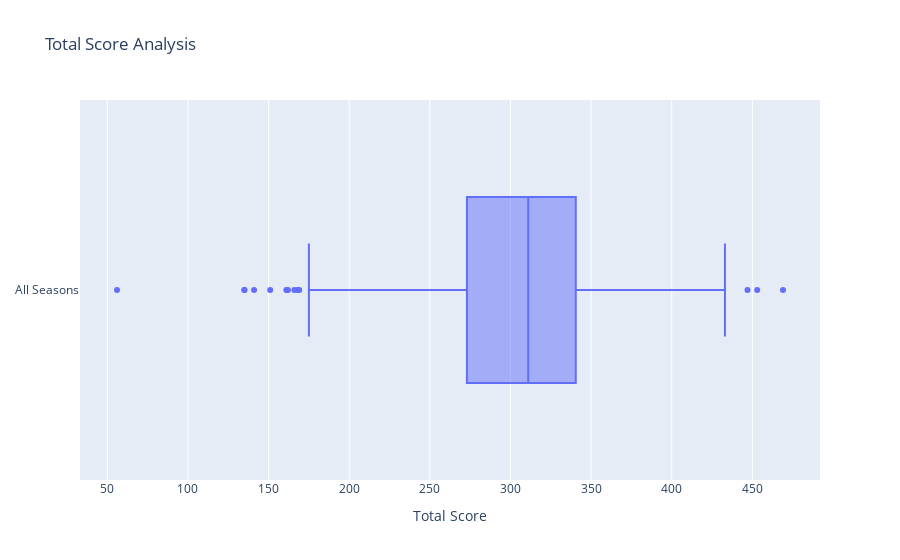

The code cell stored with this chart in its notebook:
### Code cell
trace = go.Box(x=season_wise["total_runs"], name="All Seasons")
data = [trace]
layout = go.Layout(title="Total Score Analysis",
                   xaxis={"title": "Total Score"})
fig = go.Figure(data=data, layout=layout)
fig.show()

### Figure 1 — Plotly figure (JSON) as saved in the notebook; plotly's stock layout.template omitted (floating-point values rounded to 4 significant figures; data arrays with more than 128 entries replaced by an {"elided": "..."} marker saying what was removed)
{"data": [{"name": "All Seasons", "type": "box", "x": {"elided": "636 int values"}}], "layout": {"title": {"text": "Total Score Analysis"}, "xaxis": {"title": {"text": "Total Score"}}}}
